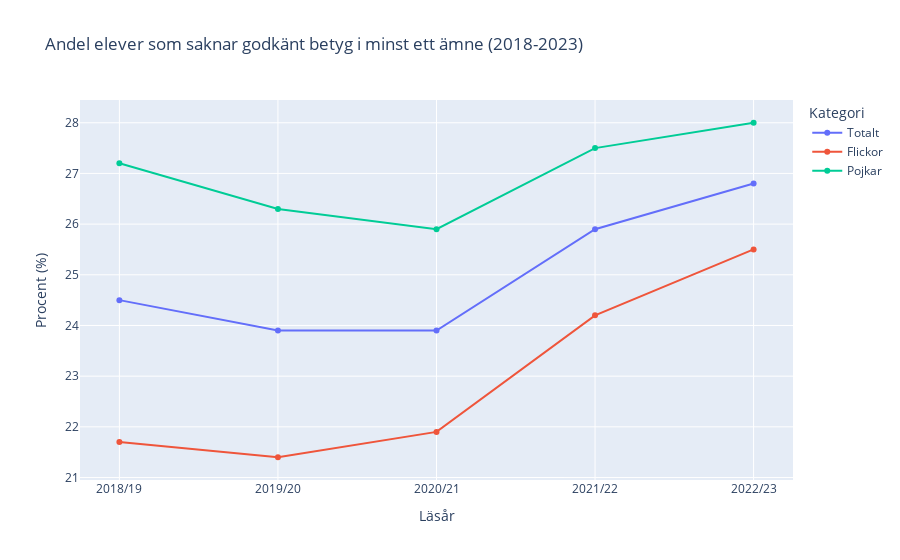

This figure's notebook cell:
### Code cell
#Plotting 

import plotly.express as px

# Create the line diagram
fig = px.line(data, x="Läsår", y=["Totalt", "Flickor", "Pojkar"], 
              markers=True, 
              title="Andel elever som saknar godkänt betyg i minst ett ämne (2018-2023)",
              labels={"value": "Procent (%)", "variable": "Kategori"})

fig.write_html("Visualiseringar/andel_icke_godkanda.html")

# Show 
fig.show()

### Figure 1 — Plotly figure (JSON) as saved in the notebook; plotly's stock layout.template omitted (floating-point values rounded to 4 significant figures)
{"data": [{"hovertemplate": "Kategori=Totalt<br>Läsår=%{x}<br>Procent (%)=%{y}<extra></extra>", "legendgroup": "Totalt", "line": {"color": "#636efa", "dash": "solid"}, "marker": {"symbol": "circle"}, "mode": "lines+markers", "name": "Totalt", "orientation": "v", "showlegend": true, "type": "scatter", "x": ["2018/19", "2019/20", "2020/21", "2021/22", "2022/23"], "xaxis": "x", "y": [24.5, 23.9, 23.9, 25.9, 26.8], "yaxis": "y"}, {"hovertemplate": "Kategori=Flickor<br>Läsår=%{x}<br>Procent (%)=%{y}<extra></extra>", "legendgroup": "Flickor", "line": {"color": "#EF553B", "dash": "solid"}, "marker": {"symbol": "circle"}, "mode": "lines+markers", "name": "Flickor", "orientation": "v", "showlegend": true, "type": "scatter", "x": ["2018/19", "2019/20", "2020/21", "2021/22", "2022/23"], "xaxis": "x", "y": [21.7, 21.4, 21.9, 24.2, 25.5], "yaxis": "y"}, {"hovertemplate": "Kategori=Pojkar<br>Läsår=%{x}<br>Procent (%)=%{y}<extra></extra>", "legendgroup": "Pojkar", "line": {"color": "#00cc96", "dash": "solid"}, "marker": {"symbol": "circle"}, "mode": "lines+markers", "name": "Pojkar", "orientation": "v", "showlegend": true, "type": "scatter", "x": ["2018/19", "2019/20", "2020/21", "2021/22", "2022/23"], "xaxis": "x", "y": [27.2, 26.3, 25.9, 27.5, 28], "yaxis": "y"}], "layout": {"legend": {"title": {"text": "Kategori"}, "tracegroupgap": 0}, "title": {"text": "Andel elever som saknar godkänt betyg i minst ett ämne (2018-2023)"}, "xaxis": {"anchor": "y", "domain": [0, 1], "title": {"text": "Läsår"}}, "yaxis": {"anchor": "x", "domain": [0, 1], "title": {"text": "Procent (%)"}}}}
